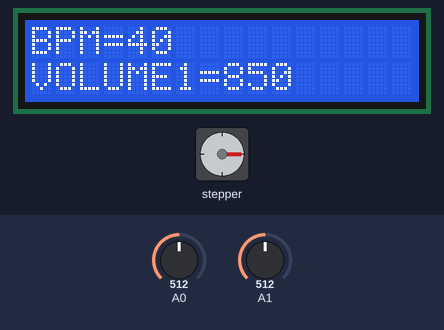
Recording of a sketch running on a simulated Arduino Mega 2560, built with avr-gcc and run on an emulated ATmega2560. On the bench: stepper motor, 16×2 character LCD. Wiring (inferred from the names in the program): stepper motor driver (200 steps per turn assumed): step pin 8; direction pin 9. The inputs (shaded band) are chosen by the test bench; at power-on: A1 = 512, A0 = 512. What the sketch prints to the serial monitor is not drawn.

Above: at 1.2 s.
1.3 s: A1 set to 716
At 5.0 s:
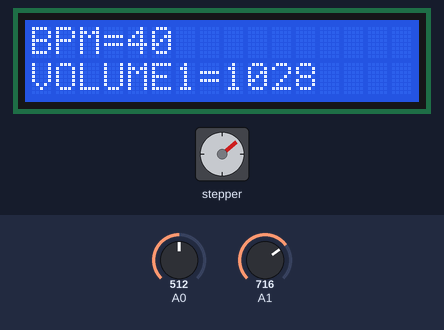
8.3 s: A0 set to 716
At 12.5 s:
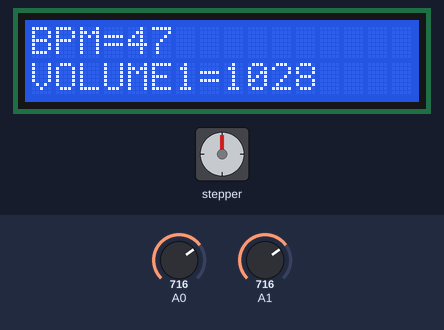
15.3 s: A1 set to 0
At 17.8 s:
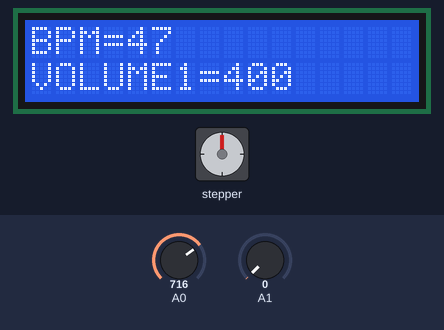
22.3 s: A0 set to 511
At 23.8 s:
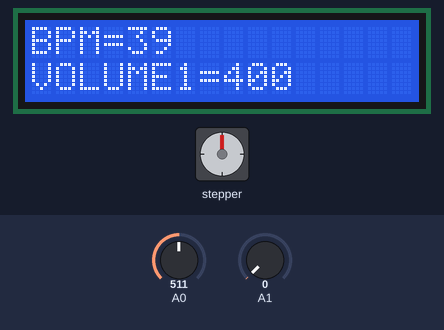
29.3 s: A0 set to 142
At 30.9 s:
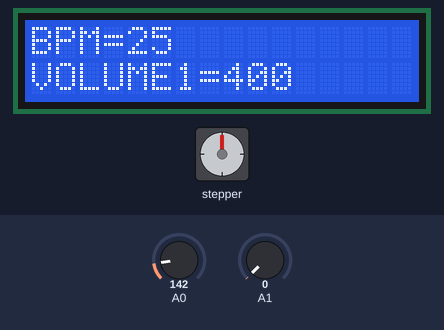
32.7 s: A0 set to 116
At 34.3 s:
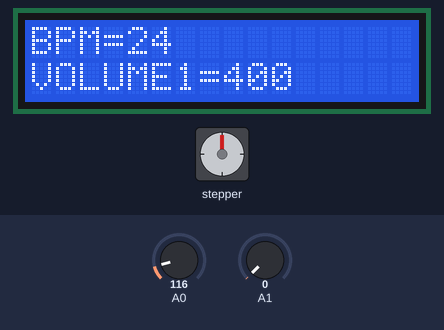
Timing chart, 0 to 83.6 s (numbered marks = the images above; inputs shaded):
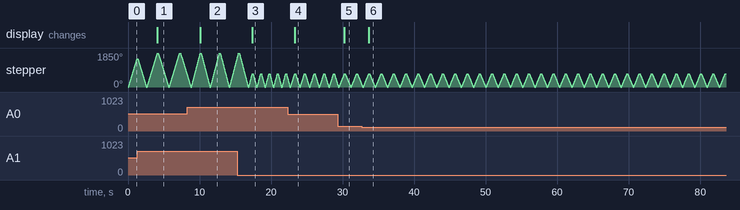

Measured:
- the behaviour switches between 128 and 127 on A0 (found by bisection; images 5 and 6)
- after the input at 1.3 s, the display: changes after 2.8 s (image 1)
- after the input at 8.3 s, the display: changes after 1.8 s (image 2)
- after the input at 15.3 s, the display: changes after 2.1 s (image 3)
- after the input at 22.3 s, the display: changes after 1.0 s (image 4)
- after the input at 29.3 s, the display: changes after 0.96 s (image 5)
- after the input at 32.7 s, the display: changes after 0.96 s (image 6)

The sketch:

VENTILATER-2.ino
```cpp
    #include <LiquidCrystal.h>

   // defines pins numbers
    const int stepPin = 8;
    const int dirPin = 9;
    int customDelay,customDelayMapped; // Defines variables
    const int homeSwitchPin = 6;//PIN NUMBER

      LiquidCrystal lcd(53, 51, 49, 47, 45, 43);
    const int Contrast=50;
    const int lcdpin = 7;
    void setup() {
      // Sets the two pins as Outputs
      pinMode(stepPin,OUTPUT);
      pinMode(dirPin,OUTPUT);
      pinMode(homeSwitchPin , INPUT);
      Serial.begin(9600);
      pinMode(lcdpin,OUTPUT);
      analogWrite(lcdpin,Contrast);
      // set up the LCD's number of columns and rows:
      lcd.begin(16, 2);

      }

    void loop() {

      // put your main code here, to run repeatedly:
       int customDelay = analogRead(A0);
       int customDelay1 = analogRead(A1);
         int BPM = map(customDelay, 0, 1023, 20, 60);
         int BPM1 = map(BPM, 20, 60, 1000, 400);
   lcd.setCursor(0, 0);
       Serial.print("BPM=");
      lcd.print("BPM=");
      lcd.print(BPM);
       Serial.print(BPM);
       Serial.print("\t");
         int VOLUME = map(customDelay1, 0, 1023, 200, 800);
         int VOLUME1 = map(VOLUME, 200, 800, 400, 1300);
       Serial.print("VOLUME=");
       Serial.print(VOLUME);
       Serial.print("\t");
   lcd.setCursor(0, 1);
      lcd.print("VOLUME1=");
      lcd.print(VOLUME1);
       Serial.print("VOLUME1=");
       Serial.println(VOLUME1);

        digitalWrite(dirPin,HIGH);
           for(int x = 0; x < VOLUME1; x++) {
              digitalWrite(stepPin,HIGH);
              delayMicroseconds(BPM1);
              digitalWrite(stepPin,LOW);
              delayMicroseconds(BPM1);
               }
               delay(100);

         digitalWrite(dirPin,LOW);
           for(int x = 0; x < VOLUME1; x++) {
               digitalWrite(stepPin,HIGH);
               delayMicroseconds(BPM1);
               digitalWrite(stepPin,LOW);
               delayMicroseconds(BPM1);
               }
               delay(100);
   lcd.clear();
    }
```
